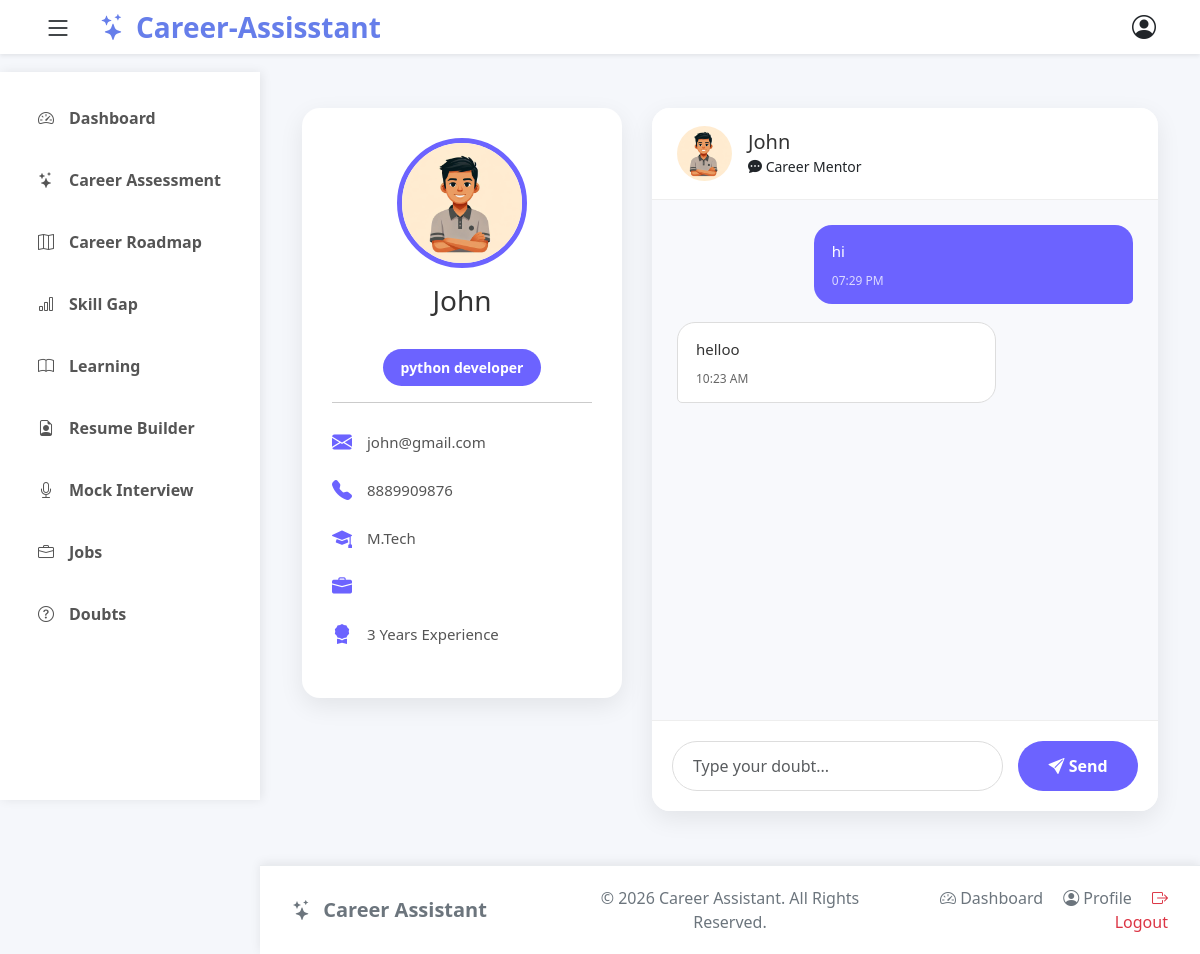
The page /mymentor/ (signed in) on the database its author committed.
### careerproject/models.py (models this page shows, shortened)
class MentorProfile(models.Model):
    user = models.OneToOneField(CustomUser, on_delete=models.CASCADE)
    profile_pic = models.ImageField(upload_to='mentors/', blank=True, null=True)
    full_name = models.CharField(max_length=100, blank=True)
    phone = models.CharField(max_length=15, blank=True)
    GENDER_CHOICES = (
            ('Male', 'Male'),
            ('Female', 'Female'),
            ('Other', 'Other')
    )
    gender = models.CharField(max_length=10, choices=GENDER_CHOICES, blank=True)
    QUALIFICATION_CHOICES = (
    ('Diploma', 'Diploma'),
    ('BCA', 'BCA'),
    ('B.Sc', 'B.Sc'),
    ('B.Tech', 'B.Tech'),
    ('BE', 'BE'),
    ('B.Com', 'B.Com'),
    ('BA', 'BA'),
    ('MCA', 'MCA'),
    ('M.Sc', 'M.Sc'),
    ('M.Tech', 'M.Tech'),
    ('MBA', 'MBA'),
    ('PhD', 'PhD'),
    ('Other', 'Other'),
    )
    qualification = models.CharField(max_length=100, choices=QUALIFICATION_CHOICES, blank=True)
    specialization = models.CharField(max_length=100, blank=True)
    experience = models.PositiveIntegerField(default=0)
    company = models.CharField(max_length=100, blank=True)

class CustomUser(AbstractUser):
    username = models.CharField(max_length=20, unique=True)
    email = models.EmailField(unique=True)
    ROLE_CHOICES = (
        ('admin', 'Admin'),
        ('student', 'Student'),
        ('mentor', 'Mentor'),
        ('company', 'Company'),
    )
    role = models.CharField(
        max_length=10, choices=ROLE_CHOICES, default='student')

class Message(models.Model):
    room = models.ForeignKey(
        ChatRoom,
        on_delete=models.CASCADE,
        related_name="messages"
    )
    sender = models.ForeignKey(
        CustomUser,
        on_delete=models.CASCADE
    )
    text = models.TextField()
    created_at = models.DateTimeField(
        auto_now_add=True
    )
    is_read = models.BooleanField(
        default=False
    )
    class Meta:
        ordering = ["created_at"]

### careerproject/views.py (the view, shortened to what this page needs)
# urls.py: path("mymentor/", views.my_mentor, name="my_mentor"),
@login_required
def my_mentor(request):
    student = get_object_or_404(
        StudentProfile,
        user=request.user
    )
    if student.mentor is None:
        return render(
            request,
            "student_module/doubt/no_mentor.html"
        )
    room, created = ChatRoom.objects.get_or_create(
        student=student,
        defaults={
            "mentor": student.mentor
        }
    )
    chat_messages = room.messages.all()
    context = {
        "mentor": student.mentor,
        "room": room,
        "chat_messages": chat_messages,
    }
    return render(
        request,
        "student_module/doubt/my_mentor.html",
        context
    )

### templates/student_module/doubt/my_mentor.html (shortened to what this page needs)
{% extends "common/base_private.html" %}
{% load static %}
{% block css %}
<link rel="stylesheet" href="{% static 'css/my_mentor.css' %}">
{% endblock %}
{% block content %}
<div class="container py-4">
    <div class="chat-wrapper">
        <div class="mentor-card">
            <div class="text-center">
                {% if mentor.profile_pic %}
                    <img src="{{ mentor.profile_pic.url }}" class="mentor-img">
                {% else %}
                    <img src="{% static 'images/default_picture.webp' %}" class="mentor-img">
                {% endif %}
                <h3 class="mt-3">{{ mentor.full_name }}</h3>
                <div class="mt-3">
                    <span class="skill-badge">
                        {{ mentor.specialization }}
                    </span>
                </div>
            </div>
            <hr>
            <div class="mentor-details">
                <div class="detail-item">
                    <i class="bi bi-envelope-fill"></i>
                    <span>{{ mentor.user.email }}</span>
                </div>
                <div class="detail-item">
                    <i class="bi bi-telephone-fill"></i>
                    <span>{{ mentor.phone }}</span>
                </div>
                <div class="detail-item">
                    <i class="bi bi-mortarboard-fill"></i>
                    <span>{{ mentor.qualification }}</span>
                </div>
                <div class="detail-item">
                    <i class="bi bi-briefcase-fill"></i>
                </div>
                <div class="detail-item">
                    <i class="bi bi-award-fill"></i>
                    <span>{{ mentor.experience }} Years Experience</span>
                </div>
            </div>
        </div>
        <div class="chat-card">
            <div class="chat-header">
                <div class="d-flex align-items-center">
                    {% if mentor.profile_pic %}
                        <img src="{{ mentor.profile_pic.url }}" class="chat-avatar">
                    {% else %}
                        <img src="{% static 'images/default_picture.webp' %}" class="chat-avatar">
                    {% endif %}
                    <div class="ms-3">
                        <h5 class="mb-0">{{ mentor.full_name }}</h5>
                        <small class="text-dark">
                            <i class="bi bi-chat-dots-fill"></i>
                            Career Mentor
                        </small>
                    </div>
                </div>
            </div>
            <div class="chat-body">
                {% for message in chat_messages %}
                    {% if message.sender == request.user %}
                        <div class="message student">
                            {{ message.text }}
                            <small>
                                {{ message.created_at|date:"h:i A" }}
                            </small>
                        </div>
                    {% else %}
                        <div class="message mentor">
                            {{ message.text }}
                            <small>
                                {{ message.created_at|date:"h:i A" }}
                            </small>
                        </div>
                    {% endif %}
                {% empty %}
                    <div class="empty-chat">
                        <i class="bi bi-chat-dots"></i>
                        <h5>Start your conversation</h5>
                        <p>Send a message to your mentor.</p>
                    </div>
                {% endfor %}
            </div>
            <form method="POST">
                <div class="chat-footer">
                    <input
                        type="text"
                        name="message"
                        class="form-control"
                        placeholder="Type your doubt..."
                        required>
                    <button type="submit" class="btn btn-primary">
                        <i class="bi bi-send-fill"></i>
                        Send
                    </button>
                </div>
            </form>
        </div>
    </div>
</div>
{% endblock %}

### templates/common/base_private.html (shortened to what this page needs)
<!DOCTYPE html>
<html lang="en">
<head>
    <link href="https://cdn.jsdelivr.net/npm/bootstrap@5.3.3/dist/css/bootstrap.min.css" rel="stylesheet">
    {% load static %}
    <link rel="stylesheet" href="https://cdn.jsdelivr.net/npm/bootstrap-icons@1.11.3/font/bootstrap-icons.min.css">
    <link rel="stylesheet" href="https://cdnjs.cloudflare.com/ajax/libs/font-awesome/6.7.2/css/all.min.css">
    <link rel="stylesheet" href="{% static 'css/private.css' %}">
    {% block css %}
    {% endblock %}
</head>
<body>
<nav class="navbar navbar-expand-lg bg-white shadow-sm sticky-top">
    <div class="container-fluid">
        <button class="btn menu-btn me-3" id="menu-btn">
            <i class="bi bi-list fs-3"></i>
        </button>
        <a class="navbar-brand logo" href="">
            <i class="bi bi-stars"></i>
            Career-Assisstant
        </a>
        <div class="ms-auto d-flex align-items-center">
            <div class="dropdown">
              <button class="btn border-0 shadow-none"
        data-bs-toggle="dropdown"
        type="button">
    <i class="bi bi-person-circle fs-4"></i>
</button>
            </div>
        </div>
    </div>
</nav>
<div class="sidebar" id="sidebar">
    <ul>
        <li><a href="{% url 'dashboard' %}"><i class="bi bi-speedometer2"></i> Dashboard</a></li>
        <li><a href="{% url 'career_assessment' %}"><i class="bi bi-stars"></i> Career Assessment</a></li>
        <li><a href="{% url 'career_roadmap' %}"><i class="bi bi-map"></i> Career Roadmap</a></li>
        <li><a href="{% url 'skill_gap' %}"><i class="bi bi-bar-chart"></i> Skill Gap</a></li>
        <li><a href="{% url 'learning_platform' %}"><i class="bi bi-book"></i> Learning</a></li>
        <li><a href="{% url 'resume_dashboard' %}"><i class="bi bi-file-earmark-person"></i> Resume Builder</a></li>
        <li><a href="{% url 'mock_interview' %}"><i class="bi bi-mic"></i> Mock Interview</a></li>
        <li><a href="{% url 'job_portal' %}"><i class="bi bi-briefcase"></i> Jobs</a></li>
        <li><a href="{% url 'my_mentor' %}"><i class="bi bi-question-circle"></i> Doubts</a></li>
    </ul>
</div>
<div class="content" id="content">
    {% block content %}
    {% endblock %}
</div>
<footer class="footer">
    <div class="container-fluid">
        <div class="row align-items-center">
            <div class="col-md-4 text-center text-md-start">
                <a href="{% url 'dashboard' %}" class="footer-logo">
                    <i class="bi bi-stars"></i>
                    Career Assistant
                </a>
            </div>
            <div class="col-md-4 text-center">
                <p class="mb-0">
                    © {% now "Y" %} Career Assistant. All Rights Reserved.
                </p>
            </div>
            <div class="col-md-4 text-center text-md-end">
                <a href="{% url 'dashboard' %}">
                    <i class="bi bi-speedometer2"></i>
                    Dashboard
                </a>
                <a href="{% url 'student_profile' %}" class="ms-3">
                    <i class="bi bi-person-circle"></i>
                    Profile
                </a>
                <a href="{% url 'logout' %}" class="ms-3 text-danger">
                    <i class="bi bi-box-arrow-right"></i>
                    Logout
                </a>
            </div>
        </div>
    </div>
</footer>
</body>
</html>

### static/css/private.css (style rules this page uses)
* { margin:0; padding:0; box-sizing:border-box; }
body { font-family:'Segoe UI',sans-serif; background:#f5f7fb; min-height:100vh; display:flex; flex-direction:column; }
.navbar { height:72px; padding:0 20px; background:#fff; box-shadow:0 3px 12px rgba(0,0,0,.08); }
.logo { display:flex; align-items:center; gap:10px; font-size:28px; font-weight:700; color:#667eea !important; }
.logo i { font-size:26px; }
.menu-btn { border:none; background:none; }
.sidebar { position:fixed; top:72px; left:0; width:260px; height:calc(100vh - 72px); background:#fff; box-shadow:2px 0 10px rgba(0,0,0,.08); transition:.3s; overflow-y:auto; }
.sidebar ul { list-style:none; padding:20px; }
.sidebar li { margin-bottom:10px; }
.sidebar a { display:flex; align-items:center; gap:15px; text-decoration:none; color:#555; padding:14px 18px; border-radius:12px; font-weight:600; transition:.3s; }
.content { flex:1; margin-left:260px; padding:30px; transition:.3s; }
.footer { margin-left:260px; background:#fff; border-top:1px solid #e9ecef; padding:18px 25px; transition:.3s; }
.footer-logo { color:#667eea; font-size:20px; font-weight:700; text-decoration:none; }
.footer-logo i { margin-right:6px; }
.footer p { margin:0; color:#6c757d; }
.footer a { color:#6c757d; text-decoration:none; transition:.3s; }
footer { margin-top:auto; }
html,body { height:100%; }
body { display:flex; flex-direction:column; min-height:100vh; }
.footer { margin-top:auto; background:white; padding:20px; box-shadow:0 -2px 10px rgba(0,0,0,.08); }

### static/css/my_mentor.css (style rules this page uses)
body { background:#f5f7fb; font-family: "Segoe UI", Tahoma, Geneva, Verdana, sans-serif; color:#333; }
.container { max-width:1400px; }
.chat-wrapper { display:flex; gap:30px; align-items:flex-start; }
.mentor-card { width:320px; background:#fff; border-radius:18px; padding:30px; box-shadow:0 8px 25px rgba(0,0,0,.08); transition:.3s; }
.mentor-img { width:130px; height:130px; border-radius:50%; object-fit:cover; border:5px solid #6C63FF; }
.skill-badge { display:inline-block; margin-top:15px; background:#6C63FF; color:#fff; padding:8px 18px; border-radius:25px; font-size:14px; font-weight:600; }
.mentor-details { margin-top:25px; }
.detail-item { display:flex; align-items:center; margin-bottom:18px; font-size:15px; color:#555; }
.detail-item i { width:35px; font-size:20px; color:#6C63FF; }
.chat-card { flex:1; background:#fff; border-radius:18px; box-shadow:0 8px 25px rgba(0,0,0,.08); overflow:hidden; }
.chat-header { display:flex; align-items:center; justify-content:space-between; padding:18px 25px; border-bottom:1px solid #eee; background:#fff; }
.chat-header .d-flex { align-items:center; }
.chat-avatar { width:55px; height:55px; border-radius:50%; object-fit:cover; }
.chat-body { height:520px; overflow-y:auto; padding:25px; background:#f8f9fc; }
.message { max-width:70%; padding:14px 18px; margin-bottom:18px; border-radius:18px; line-height:1.6; font-size:15px; word-wrap:break-word; }
.message.student { margin-left:auto; background:#6C63FF; color:#fff; border-bottom-right-radius:5px; }
.message.mentor { background:#fff; border:1px solid #ddd; border-bottom-left-radius:5px; }
.message small { display:block; margin-top:8px; font-size:12px; opacity:.75; }
.chat-footer { display:flex; align-items:center; gap:15px; padding:20px; border-top:1px solid #eee; background:#fff; }
.chat-footer input { flex:1; height:50px; border:1px solid #ddd; border-radius:30px; padding:0 20px; outline:none; transition:.3s; }
.chat-footer button { width:120px; height:50px; border:none; border-radius:30px; background:#6C63FF; color:#fff; font-weight:600; transition:.3s; }

### rows shown on the page
MentorProfile: profile_pic (picture), full_name "John", specialization "python developer", user.email "john@gmail.com", phone "8889909876", qualification "M.Tech", experience "3"
Message: text "hi", created_at "07:29 PM"
Message: text "helloo", created_at "10:23 AM"
